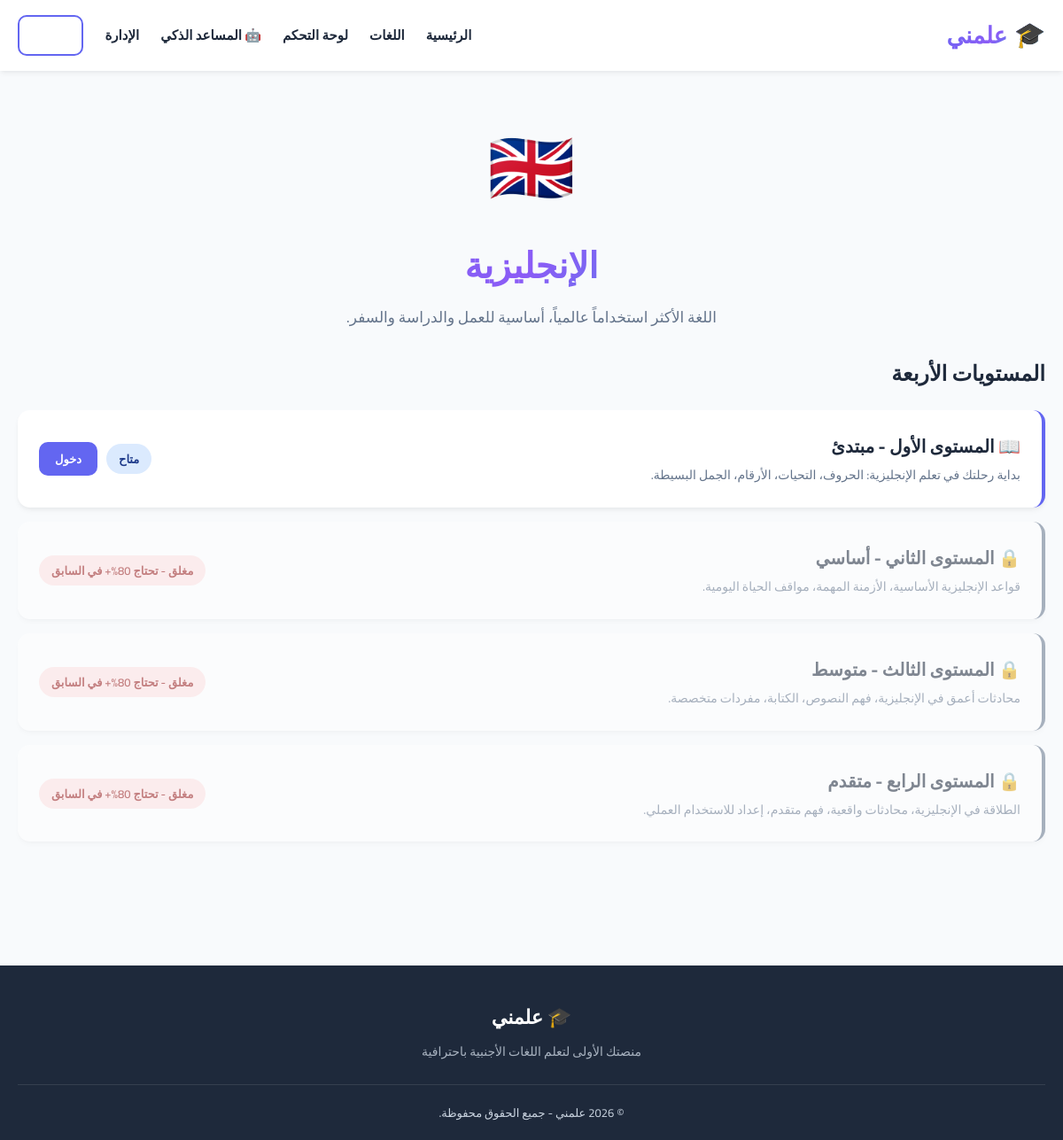
The app's page /language.php?id=1 (signed in) with its own data.
### tables this page shows
CREATE TABLE IF NOT EXISTS `languages` (
  `id` INT AUTO_INCREMENT PRIMARY KEY,
  `name_ar` VARCHAR(50) NOT NULL,
  `name_en` VARCHAR(50) NOT NULL,
  `code` VARCHAR(10) NOT NULL,
  `flag` VARCHAR(10) DEFAULT NULL,
  `description` TEXT,
  `created_at` TIMESTAMP DEFAULT CURRENT_TIMESTAMP
);

CREATE TABLE IF NOT EXISTS `levels` (
  `id` INT AUTO_INCREMENT PRIMARY KEY,
  `language_id` INT NOT NULL,
  `level_number` TINYINT NOT NULL,
  `title` VARCHAR(150) NOT NULL,
  `description` TEXT,
  FOREIGN KEY (`language_id`) REFERENCES `languages`(`id`) ON DELETE CASCADE
);

### config/database.php (called while the page is built, shortened)
<?php
class Database {
    private static $instance = null;
    private $pdo;
    private function __construct() {
        $dsn = "mysql:host=" . DB_HOST . ";dbname=" . DB_NAME . ";charset=" . DB_CHARSET;
        $options = [
            PDO::ATTR_ERRMODE            => PDO::ERRMODE_EXCEPTION,
            PDO::ATTR_DEFAULT_FETCH_MODE => PDO::FETCH_ASSOC,
            PDO::ATTR_EMULATE_PREPARES   => false,
        ];
        try {
            $this->pdo = new PDO($dsn, DB_USER, DB_PASS, $options);
        } catch (PDOException $e) {
            die("فشل الاتصال بقاعدة البيانات: " . $e->getMessage());
        }
    }
    public static function getInstance() {
        if (self::$instance === null) {
            self::$instance = new Database();
        }
        return self::$instance;
    }
    public function getConnection() {
        return $this->pdo;
    }
}
function db() {
    return Database::getInstance()->getConnection();
}

### includes/functions.php (called while the page is built, shortened)
<?php
function clean($str) {
    return htmlspecialchars(trim($str), ENT_QUOTES, 'UTF-8');
}
function hasPassedLevel($userId, $levelId) {
    $stmt = db()->prepare("
        SELECT MAX(score) as best_score
        FROM quiz_results qr
        JOIN quizzes q ON q.id = qr.quiz_id
        WHERE qr.user_id = ? AND q.level_id = ?
    ");
    $stmt->execute([$userId, $levelId]);
    $row = $stmt->fetch();
    return $row && $row['best_score'] >= PASS_SCORE;
}
function canAccessLevel($userId, $languageId, $levelNumber) {
    if ($levelNumber == 1) return true;
    $stmt = db()->prepare("
        SELECT id FROM levels
        WHERE language_id = ? AND level_number < ?
        ORDER BY level_number ASC
    ");
    $stmt->execute([$languageId, $levelNumber]);
    $prevLevels = $stmt->fetchAll();
    foreach ($prevLevels as $lvl) {
        if (!hasPassedLevel($userId, $lvl['id'])) {
            return false;
        }
    }
    return true;
}

### language.php (the view, shortened to what this page needs)
<?php
$id = (int)($_GET['id'] ?? 0);
$stmt = db()->prepare("SELECT * FROM languages WHERE id = ?");
$stmt->execute([$id]);
$lang = $stmt->fetch();
$stmt = db()->prepare("SELECT * FROM levels WHERE language_id = ? ORDER BY level_number");
$stmt->execute([$id]);
$levels = $stmt->fetchAll();
$userId = $_SESSION['user_id'];
require_once __DIR__ . '/includes/header.php';
?>
<section style="padding-top: 40px;">
  <div class="container">
    <div style="text-align:center; margin-bottom: 30px;">
      <div style="font-size: 80px;"><?= $lang['flag'] ?></div>
      <h1 style="font-size: 40px; margin: 10px 0; background: var(--gradient); -webkit-background-clip: text; -webkit-text-fill-color: transparent;">
        <?= clean($lang['name_ar']) ?>
      </h1>
      <p style="font-size: 17px; color: var(--text-light); max-width: 600px; margin: 0 auto;">
        <?= clean($lang['description']) ?>
      </p>
    </div>
    <h2 style="margin: 30px 0 20px;">المستويات الأربعة</h2>
    <div class="levels-list">
      <?php foreach ($levels as $level):
        $canAccess = canAccessLevel($userId, $id, $level['level_number']);
        $passed = hasPassedLevel($userId, $level['id']);
        $cls = $passed ? 'completed' : ($canAccess ? '' : 'locked');
      ?>
        <div class="level-card <?= $cls ?>">
          <div class="level-info">
            <h3>
              <?= $passed ? '✅ ' : ($canAccess ? '📖 ' : '🔒 ') ?>
              <?= clean($level['title']) ?>
            </h3>
            <p><?= clean($level['description']) ?></p>
          </div>
          <div style="display:flex; gap:10px; align-items:center;">
            <?php if ($passed): ?>
              <span class="level-status status-completed">مجتاز ✓</span>
            <?php elseif (!$canAccess): ?>
              <span class="level-status status-locked">مغلق - تحتاج 80%+ في السابق</span>
            <?php else: ?>
              <span class="level-status status-current">متاح</span>
            <?php endif; ?>
            <?php if ($canAccess): ?>
              <a href="<?= SITE_URL ?>/level.php?id=<?= $level['id'] ?>" class="btn btn-sm">
                <?= $passed ? 'مراجعة' : 'دخول' ?>
              </a>
            <?php endif; ?>
          </div>
        </div>
      <?php endforeach; ?>
    </div>
  </div>
</section>
<?php require_once __DIR__ . '/includes/footer.php'; ?>

### public/css/style.css (style rules this page uses)
* { margin: 0; padding: 0; box-sizing: border-box; font-family: 'Cairo', 'Tajawal', 'Segoe UI', sans-serif; }
:root { --primary: #6366f1; --primary-dark: #4f46e5; --primary-light: #a5b4fc; --secondary: #8b5cf6; --accent: #06b6d4; --success: #10b981; --warning: #f59e0b; --danger: #ef4444; --bg: #f8fafc; --bg-card: #ffffff; --text: #1e293b; --text-light: #64748b; --border: #e2e8f0; --shadow: 0 4px 6px -1px rgba(0,0,0,0.05), 0 2px 4px -1px rgba(0,0,0,0.03); --shadow-lg: 0 10px 25px -5px rgba(99, 102, 241, 0.15); --gradient: linear-gradient(135deg, #6366f1 0%, #8b5cf6 50%, #06b6d4 100%); }
html { scroll-behavior: smooth; }
body { background: var(--bg); color: var(--text); direction: rtl; line-height: 1.7; min-height: 100vh; }
a { color: var(--primary); text-decoration: none; transition: color 0.2s; }
.container { max-width: 1200px; margin: 0 auto; padding: 0 20px; }
.btn { display: inline-block; padding: 12px 28px; background: var(--primary); color: white; border: none; border-radius: 10px; font-size: 15px; font-weight: 600; cursor: pointer; transition: all 0.3s; text-align: center; }
.btn-sm { padding: 8px 18px; font-size: 13px; }
section { padding: 80px 0; }
.levels-list { display: flex; flex-direction: column; gap: 16px; }
.level-card { background: var(--bg-card); border-radius: 14px; padding: 24px; box-shadow: var(--shadow); display: flex; justify-content: space-between; align-items: center; flex-wrap: wrap; gap: 16px; border-right: 4px solid var(--primary); }
.level-card.locked { opacity: 0.55; border-right-color: var(--text-light); }
.level-info h3 { font-size: 20px; margin-bottom: 4px; }
.level-info p { color: var(--text-light); font-size: 14px; }
.level-status { font-size: 13px; padding: 6px 14px; border-radius: 20px; font-weight: 600; }
.status-locked { background: #fee2e2; color: #991b1b; }
.status-current { background: #dbeafe; color: #1e3a8a; }

### records on screen
languages: flag "🇬🇧", name_ar "الإنجليزية", description "اللغة الأكثر استخداماً عالمياً، أساسية للعمل والدراسة والسفر."
levels: title "المستوى الأول - مبتدئ", description "بداية رحلتك في تعلم الإنجليزية: الحروف، التحيات، الأرقام، الجمل البسيطة.", level_number "متاح"
levels: title "المستوى الثاني - أساسي", description "قواعد الإنجليزية الأساسية، الأزمنة المهمة، مواقف الحياة اليومية.", shows "مغلق - تحتاج 80%+ في السابق"
levels: title "المستوى الثالث - متوسط", description "محادثات أعمق في الإنجليزية، فهم النصوص، الكتابة، مفردات متخصصة.", shows "مغلق - تحتاج 80%+ في السابق"
levels: title "المستوى الرابع - متقدم", description "الطلاقة في الإنجليزية، محادثات واقعية، فهم متقدم، إعداد للاستخدام العملي.", shows "مغلق - تحتاج 80%+ في السابق"
